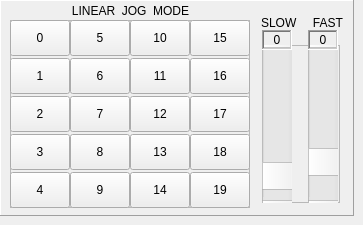
          <widget class="QWidget" name="f12s6_0_jog_linear">
           <widget class="QFrame" name="jogging_linear">
            <property name="enabled">
             <bool>true</bool>
            </property>
            <property name="geometry">
             <rect>
              <x>0</x>
              <y>0</y>
              <width>354</width>
              <height>216</height>
             </rect>
            </property>
            <property name="minimumSize">
             <size>
              <width>354</width>
              <height>100</height>
             </size>
            </property>
            <property name="maximumSize">
             <size>
              <width>354</width>
              <height>272</height>
             </size>
            </property>
            <property name="frameShape">
             <enum>QFrame::Panel</enum>
            </property>
            <property name="frameShadow">
             <enum>QFrame::Raised</enum>
            </property>
            <widget class="QFrame" name="jog_btns_linear">
             <property name="geometry">
              <rect>
               <x>10</x>
               <y>20</y>
               <width>240</width>
               <height>188</height>
              </rect>
             </property>
             <property name="minimumSize">
              <size>
               <width>240</width>
               <height>184</height>
              </size>
             </property>
             <property name="maximumSize">
              <size>
               <width>240</width>
               <height>200</height>
              </size>
             </property>
             <property name="frameShape">
              <enum>QFrame::StyledPanel</enum>
             </property>
             <property name="frameShadow">
              <enum>QFrame::Raised</enum>
             </property>
             <widget class="PushButton" name="pb_f12s6_0_jog_linear_0">
              <property name="geometry">
               <rect>
                <x>0</x>
                <y>0</y>
                <width>60</width>
                <height>36</height>
               </rect>
              </property>
              <property name="text">
               <string>0</string>
              </property>
              <property name="checkable">
               <bool>false</bool>
              </property>
              <property name="autoExclusive">
               <bool>true</bool>
              </property>
              <property name="true_state_string" stdset="0">
               <string/>
              </property>
             </widget>
             <widget class="PushButton" name="pb_f12s6_0_jog_linear_5">
              <property name="geometry">
               <rect>
                <x>60</x>
                <y>0</y>
                <width>60</width>
                <height>36</height>
               </rect>
              </property>
              <property name="text">
               <string>5</string>
              </property>
              <property name="checkable">
               <bool>false</bool>
              </property>
              <property name="autoExclusive">
               <bool>true</bool>
              </property>
              <property name="true_state_string" stdset="0">
               <string/>
              </property>
             </widget>
             <widget class="PushButton" name="pb_f12s6_0_jog_linear_10">
              <property name="geometry">
               <rect>
                <x>120</x>
                <y>0</y>
                <width>60</width>
                <height>36</height>
               </rect>
              </property>
              <property name="text">
               <string>10</string>
              </property>
              <property name="checkable">
               <bool>false</bool>
              </property>
              <property name="autoExclusive">
               <bool>true</bool>
              </property>
              <property name="true_state_string" stdset="0">
               <string/>
              </property>
             </widget>
             <widget class="PushButton" name="pb_f12s6_0_jog_linear_15">
              <property name="geometry">
               <rect>
                <x>180</x>
                <y>0</y>
                <width>60</width>
                <height>36</height>
               </rect>
              </property>
              <property name="text">
               <string>15</string>
              </property>
              <property name="checkable">
               <bool>false</bool>
              </property>
              <property name="autoExclusive">
               <bool>true</bool>
              </property>
              <property name="true_state_string" stdset="0">
               <string/>
              </property>
             </widget>
             <widget class="PushButton" name="pb_f12s6_0_jog_linear_11">
              <property name="geometry">
               <rect>
                <x>120</x>
                <y>38</y>
                <width>60</width>
                <height>36</height>
               </rect>
              </property>
              <property name="text">
               <string>11</string>
              </property>
              <property name="checkable">
               <bool>false</bool>
              </property>
              <property name="autoExclusive">
               <bool>true</bool>
              </property>
              <property name="true_state_string" stdset="0">
               <string/>
              </property>
             </widget>
             <widget class="PushButton" name="pb_f12s6_0_jog_linear_6">
              <property name="geometry">
               <rect>
                <x>60</x>
                <y>38</y>
                <width>60</width>
                <height>36</height>
               </rect>
              </property>
              <property name="text">
               <string>6</string>
              </property>
              <property name="checkable">
               <bool>false</bool>
              </property>
              <property name="autoExclusive">
               <bool>true</bool>
              </property>
              <property name="true_state_string" stdset="0">
               <string/>
              </property>
             </widget>
             <widget class="PushButton" name="pb_f12s6_0_jog_linear_16">
              <property name="geometry">
               <rect>
                <x>180</x>
                <y>38</y>
                <width>60</width>
                <height>36</height>
               </rect>
              </property>
              <property name="text">
               <string>16</string>
              </property>
              <property name="checkable">
               <bool>false</bool>
              </property>
              <property name="autoExclusive">
               <bool>true</bool>
              </property>
              <property name="true_state_string" stdset="0">
               <string/>
              </property>
             </widget>
             <widget class="PushButton" name="pb_f12s6_0_jog_linear_1">
              <property name="geometry">
               <rect>
                <x>0</x>
                <y>38</y>
                <width>60</width>
                <height>36</height>
               </rect>
              </property>
              <property name="text">
               <string>1</string>
              </property>
              <property name="checkable">
               <bool>false</bool>
              </property>
              <property name="autoExclusive">
               <bool>true</bool>
              </property>
              <property name="true_state_string" stdset="0">
               <string/>
              </property>
             </widget>
             <widget class="PushButton" name="pb_f12s6_0_jog_linear_17">
              <property name="geometry">
               <rect>
                <x>180</x>
                <y>76</y>
                <width>60</width>
                <height>36</height>
               </rect>
              </property>
              <property name="text">
               <string>17</string>
              </property>
              <property name="checkable">
               <bool>false</bool>
              </property>
              <property name="autoExclusive">
               <bool>true</bool>
              </property>
              <property name="true_state_string" stdset="0">
               <string/>
              </property>
             </widget>
             <widget class="PushButton" name="pb_f12s6_0_jog_linear_7">
              <property name="geometry">
               <rect>
                <x>60</x>
                <y>76</y>
                <width>60</width>
                <height>36</height>
               </rect>
              </property>
              <property name="text">
               <string>7</string>
              </property>
              <property name="checkable">
               <bool>false</bool>
              </property>
              <property name="autoExclusive">
               <bool>true</bool>
              </property>
              <property name="true_state_string" stdset="0">
               <string/>
              </property>
             </widget>
             <widget class="PushButton" name="pb_f12s6_0_jog_linear_2">
              <property name="geometry">
               <rect>
                <x>0</x>
                <y>76</y>
                <width>60</width>
                <height>36</height>
               </rect>
              </property>
              <property name="text">
               <string>2</string>
              </property>
              <property name="checkable">
               <bool>false</bool>
              </property>
              <property name="autoExclusive">
               <bool>true</bool>
              </property>
              <property name="true_state_string" stdset="0">
               <string/>
              </property>
             </widget>
             <widget class="PushButton" name="pb_f12s6_0_jog_linear_12">
              <property name="geometry">
               <rect>
                <x>120</x>
                <y>76</y>
                <width>60</width>
                <height>36</height>
               </rect>
              </property>
              <property name="text">
               <string>12</string>
              </property>
              <property name="checkable">
               <bool>false</bool>
              </property>
              <property name="autoExclusive">
               <bool>true</bool>
              </property>
              <property name="true_state_string" stdset="0">
               <string/>
              </property>
             </widget>
             <widget class="PushButton" name="pb_f12s6_0_jog_linear_13">
              <property name="geometry">
               <rect>
                <x>120</x>
                <y>114</y>
                <width>60</width>
                <height>36</height>
               </rect>
              </property>
              <property name="text">
               <string>13</string>
              </property>
              <property name="checkable">
               <bool>false</bool>
              </property>
              <property name="autoExclusive">
               <bool>true</bool>
              </property>
              <property name="true_state_string" stdset="0">
               <string/>
              </property>
             </widget>
             <widget class="PushButton" name="pb_f12s6_0_jog_linear_8">
              <property name="geometry">
               <rect>
                <x>60</x>
                <y>114</y>
                <width>60</width>
                <height>36</height>
               </rect>
              </property>
              <property name="text">
               <string>8</string>
              </property>
              <property name="checkable">
               <bool>false</bool>
              </property>
              <property name="autoExclusive">
               <bool>true</bool>
              </property>
              <property name="true_state_string" stdset="0">
               <string/>
              </property>
             </widget>
             <widget class="PushButton" name="pb_f12s6_0_jog_linear_18">
              <property name="geometry">
               <rect>
                <x>180</x>
                <y>114</y>
                <width>60</width>
                <height>36</height>
               </rect>
              </property>
              <property name="text">
               <string>18</string>
              </property>
              <property name="checkable">
               <bool>false</bool>
              </property>
              <property name="autoExclusive">
               <bool>true</bool>
              </property>
              <property name="true_state_string" stdset="0">
               <string/>
              </property>
             </widget>
             <widget class="PushButton" name="pb_f12s6_0_jog_linear_3">
              <property name="geometry">
               <rect>
                <x>0</x>
                <y>114</y>
                <width>60</width>
                <height>36</height>
               </rect>
              </property>
              <property name="text">
               <string>3</string>
              </property>
              <property name="checkable">
               <bool>false</bool>
              </property>
              <property name="autoExclusive">
               <bool>true</bool>
              </property>
              <property name="true_state_string" stdset="0">
               <string/>
              </property>
             </widget>
             <widget class="PushButton" name="pb_f12s6_0_jog_linear_19">
              <property name="geometry">
               <rect>
                <x>180</x>
                <y>152</y>
                <width>60</width>
                <height>36</height>
               </rect>
              </property>
              <property name="text">
               <string>19</string>
              </property>
              <property name="checkable">
               <bool>false</bool>
              </property>
              <property name="autoExclusive">
               <bool>true</bool>
              </property>
              <property name="true_state_string" stdset="0">
               <string/>
              </property>
             </widget>
             <widget class="PushButton" name="pb_f12s6_0_jog_linear_9">
              <property name="geometry">
               <rect>
                <x>60</x>
                <y>152</y>
                <width>60</width>
                <height>36</height>
               </rect>
              </property>
              <property name="text">
               <string>9</string>
              </property>
              <property name="checkable">
               <bool>false</bool>
              </property>
              <property name="autoExclusive">
               <bool>true</bool>
              </property>
              <property name="true_state_string" stdset="0">
               <string/>
              </property>
             </widget>
             <widget class="PushButton" name="pb_f12s6_0_jog_linear_14">
              <property name="geometry">
               <rect>
                <x>120</x>
                <y>152</y>
                <width>60</width>
                <height>36</height>
               </rect>
              </property>
              <property name="text">
               <string>14</string>
              </property>
              <property name="checkable">
               <bool>false</bool>
              </property>
              <property name="autoExclusive">
               <bool>true</bool>
              </property>
              <property name="true_state_string" stdset="0">
               <string/>
              </property>
             </widget>
             <widget class="PushButton" name="pb_f12s6_0_jog_linear_4">
              <property name="geometry">
               <rect>
                <x>0</x>
                <y>152</y>
                <width>60</width>
                <height>36</height>
               </rect>
              </property>
              <property name="text">
               <string>4</string>
              </property>
              <property name="checkable">
               <bool>false</bool>
              </property>
              <property name="autoExclusive">
               <bool>true</bool>
              </property>
              <property name="true_state_string" stdset="0">
               <string/>
              </property>
             </widget>
            </widget>
            <widget class="QLabel" name="plab_f12s6_0_jog_mode_linear">
             <property name="geometry">
              <rect>
               <x>13</x>
               <y>0</y>
               <width>235</width>
               <height>21</height>
              </rect>
             </property>
             <property name="minimumSize">
              <size>
               <width>200</width>
               <height>21</height>
              </size>
             </property>
             <property name="maximumSize">
              <size>
               <width>354</width>
               <height>21</height>
              </size>
             </property>
             <property name="font">
              <font>
               <pointsize>9</pointsize>
               <weight>50</weight>
               <bold>false</bold>
              </font>
             </property>
             <property name="frameShape">
              <enum>QFrame::NoFrame</enum>
             </property>
             <property name="frameShadow">
              <enum>QFrame::Raised</enum>
             </property>
             <property name="text">
              <string>LINEAR  JOG  MODE</string>
             </property>
             <property name="alignment">
              <set>Qt::AlignCenter</set>
             </property>
            </widget>
            <widget class="QLabel" name="plab_f12s6_0_jog_slow_fast_linear">
             <property name="geometry">
              <rect>
               <x>261</x>
               <y>12</y>
               <width>82</width>
               <height>21</height>
              </rect>
             </property>
             <property name="text">
              <string>SLOW     FAST</string>
             </property>
            </widget>
            <widget class="QFrame" name="linear_rates">
             <property name="geometry">
              <rect>
               <x>262</x>
               <y>45</y>
               <width>78</width>
               <height>158</height>
              </rect>
             </property>
             <property name="frameShape">
              <enum>QFrame::StyledPanel</enum>
             </property>
             <property name="frameShadow">
              <enum>QFrame::Raised</enum>
             </property>
             <widget class="QScrollBar" name="scrb_f12s6_0_jog_linear_slow">
              <property name="geometry">
               <rect>
                <x>0</x>
                <y>-11</y>
                <width>30</width>
                <height>180</height>
               </rect>
              </property>
              <property name="cursor">
               <cursorShape>PointingHandCursor</cursorShape>
              </property>
              <property name="maximum">
               <number>117</number>
              </property>
              <property name="value">
               <number>10</number>
              </property>
              <property name="orientation">
               <enum>Qt::Vertical</enum>
              </property>
              <property name="invertedAppearance">
               <bool>true</bool>
              </property>
              <property name="invertedControls">
               <bool>false</bool>
              </property>
             </widget>
             <widget class="QScrollBar" name="scrb_f12s6_0_jog_linear_fast">
              <property name="geometry">
               <rect>
                <x>46</x>
                <y>-11</y>
                <width>30</width>
                <height>180</height>
               </rect>
              </property>
              <property name="cursor">
               <cursorShape>PointingHandCursor</cursorShape>
              </property>
              <property name="pageStep">
               <number>0</number>
              </property>
              <property name="value">
               <number>20</number>
              </property>
              <property name="orientation">
               <enum>Qt::Vertical</enum>
              </property>
              <property name="invertedAppearance">
               <bool>true</bool>
              </property>
             </widget>
            </widget>
            <widget class="QLabel" name="lab_f12s6_0_jog_linear_slow">
             <property name="geometry">
              <rect>
               <x>262</x>
               <y>30</y>
               <width>30</width>
               <height>20</height>
              </rect>
             </property>
             <property name="frameShape">
              <enum>QFrame::WinPanel</enum>
             </property>
             <property name="frameShadow">
              <enum>QFrame::Sunken</enum>
             </property>
             <property name="text">
              <string>0</string>
             </property>
             <property name="alignment">
              <set>Qt::AlignCenter</set>
             </property>
            </widget>
            <widget class="QLabel" name="lab_f12s6_0_jog_linear_fast">
             <property name="geometry">
              <rect>
               <x>308</x>
               <y>30</y>
               <width>30</width>
               <height>20</height>
              </rect>
             </property>
             <property name="frameShape">
              <enum>QFrame::WinPanel</enum>
             </property>
             <property name="frameShadow">
              <enum>QFrame::Sunken</enum>
             </property>
             <property name="text">
              <string>0</string>
             </property>
             <property name="alignment">
              <set>Qt::AlignCenter</set>
             </property>
            </widget>
           </widget>
          </widget>
